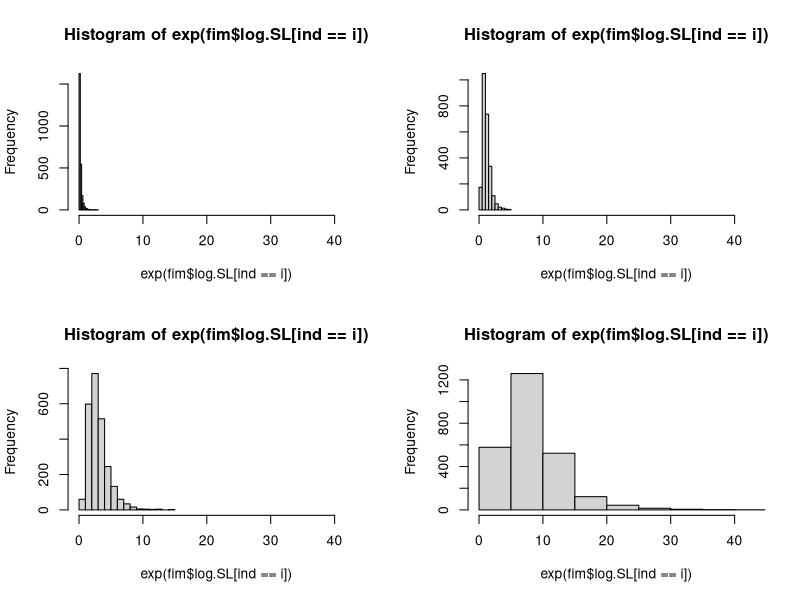
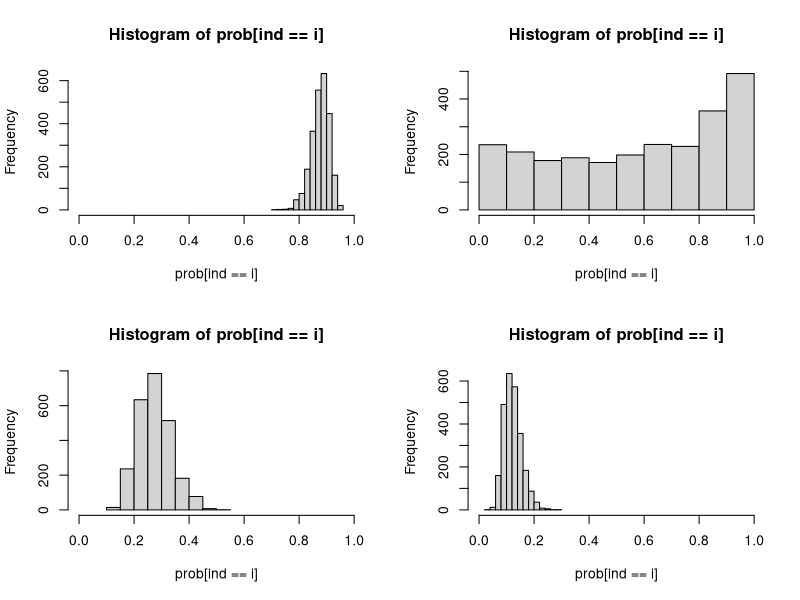

Reproduce these figures in R, in order. (Note: this script raises an error after producing the figures.)
rm(list=ls(all=TRUE))
set.seed(1)

#parameters
nobs=10000
ngroup=4
mu.SL.true=mu.SL=c(-2,0,1,2)
sd.SL.true=sd.SL=c(1,0.5,0.5,0.5)
mu.TA.true=mu.TA=c(2,0.5,-1,-2)
sd.TA.true=sd.TA=c(0.3,2,0.3,0.3)

#get group assignments
tmp=rmultinom(nobs,size=1,prob=rep(1/ngroup,ngroup))
ind=rep(NA,nobs)
for (i in 1:nobs){
  ind[i]=which(tmp[,i]==1)
}

#get SL
fim=data.frame(log.SL=rep(NA,nobs),
               logit.TA=rep(NA,nobs))
fim$log.SL=rnorm(nobs,mean=mu.SL[ind],sd=sd.SL[ind])

#look at SL
par(mfrow=c(2,2))
rango=range(exp(fim$log.SL))
for (i in 1:ngroup) hist(exp(fim$log.SL[ind==i]),xlim=rango)

#get TA
fim$logit.TA=rnorm(nobs,mean=mu.TA[ind],sd=sd.TA[ind])

#look at TA
tmp=exp(fim$logit.TA)
prob=tmp/(1+tmp)
par(mfrow=c(2,2))
rango=c(0,1)
for (i in 1:ngroup) hist(prob[ind==i],xlim=rango)

#plug in NA's in TA
# ind=rbinom(nobs,size=1,prob=0.002); sum(ind==1)
# fim[ind==1,2]=NA

#export results
setwd('U:\\GIT_models\\hmm_armadillo')
write.csv(fim,'fake data.csv',row.names=F)